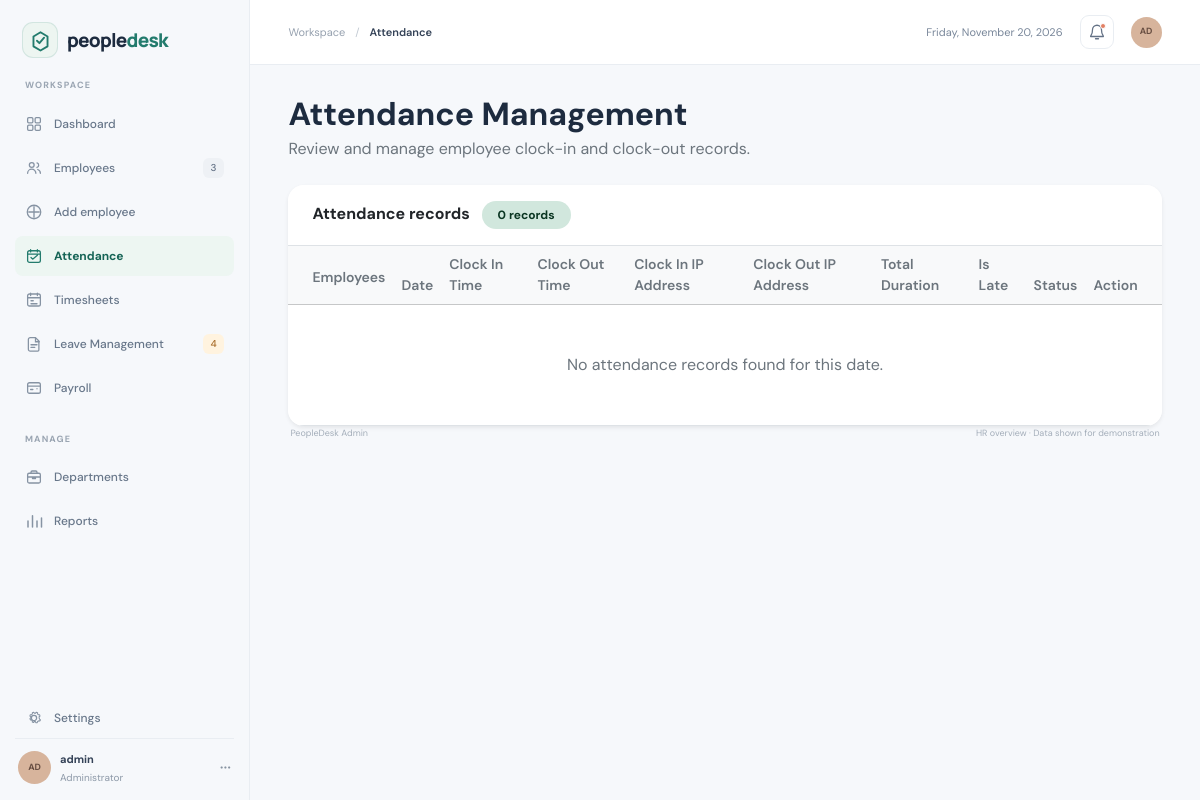
Before: /admin/attandance_management/attendance_management.php (signed in) with the older database file.
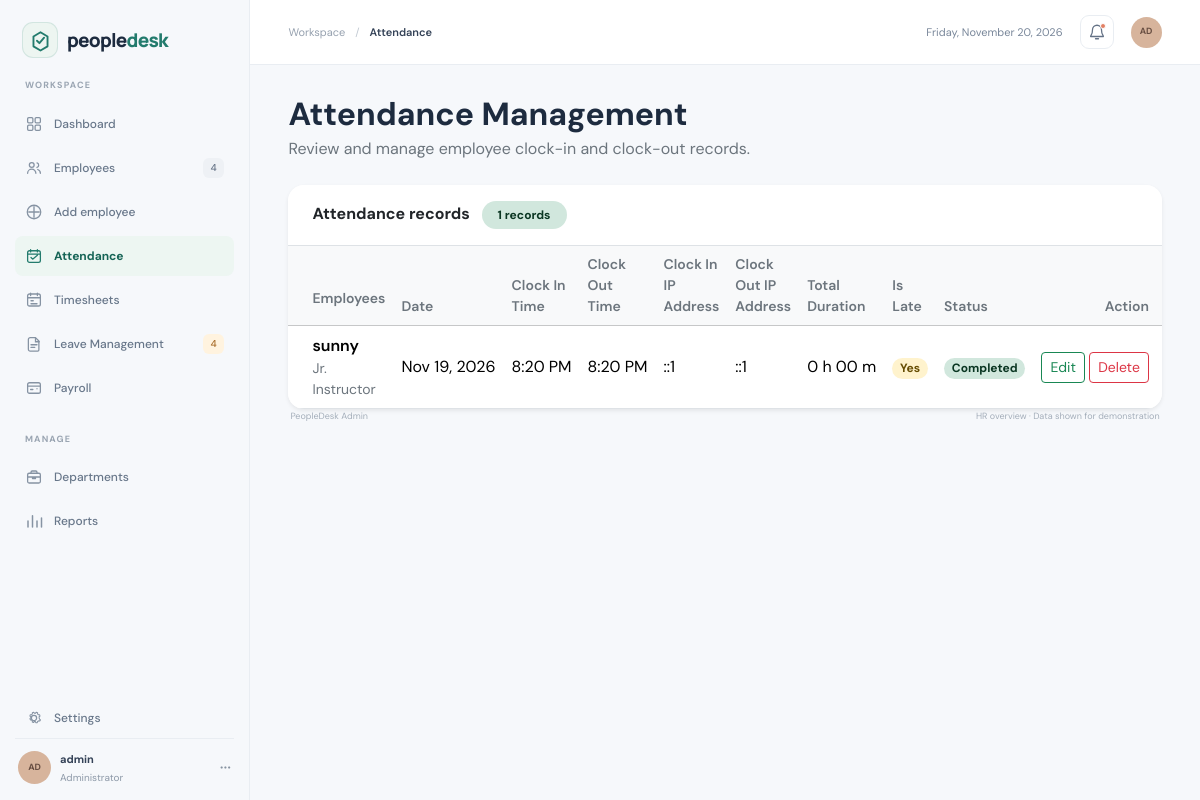
After: the same page with the newer database file.
### tables this page shows
CREATE TABLE `attendance` (
  `attendance_id` int NOT NULL,
  `employee_id` int NOT NULL,
  `attendance_date` date NOT NULL,
  `clock_in_time` datetime NOT NULL,
  `clock_out_time` datetime DEFAULT NULL,
  `clock_in_ip_address` varchar(45) NOT NULL,
  `clock_out_ip_address` varchar(45) DEFAULT NULL,
  `total_duration` time DEFAULT NULL,
  `is_late` tinyint(1) NOT NULL DEFAULT '0',
  `status` enum('Present','Completed') NOT NULL DEFAULT 'Present'
);

CREATE TABLE `employees` (
  `employee_id` int NOT NULL,
  `name` varchar(150) NOT NULL,
  `email` varchar(150) NOT NULL,
  `temporary_password` varchar(250) NOT NULL,
  `department` varchar(100) NOT NULL,
  `designation` varchar(150) NOT NULL,
  `basic_salary` decimal(10,0) NOT NULL,
  `joining_date` date NOT NULL,
  `birth_date` date DEFAULT NULL,
  `role` enum('admin','hr','employee','') NOT NULL,
  `phone` varchar(15) NOT NULL,
  `profile_picture` varchar(255) DEFAULT NULL,
  `user_id` int DEFAULT NULL
);

### admin/attandance_management/attendance_management.php (the view, shortened to what this page needs)
<?php
include_once("../../config/db.php");
$attendanceResult = $conn->query(
    "SELECT a.*, e.name AS employee_name, e.designation
     FROM attendance a
     JOIN employees e ON e.employee_id = a.employee_id
     ORDER BY a.attendance_date DESC, a.clock_in_time DESC"
);
function attendanceTimeInputValue($value)
{
    return $value ? date('Y-m-d\TH:i', strtotime($value)) : '';
}
function attendanceDurationLabel($value)
{
    $parts = explode(':', $value);
    return sprintf('%d h %02d m', (int) $parts[0], (int) $parts[1]);
}
?>
<!doctype html>
<html lang="en">
<head>
    <link href="https://cdn.jsdelivr.net/npm/bootstrap@5.3.3/dist/css/bootstrap.min.css" rel="stylesheet">
    <link rel="stylesheet" href="../../assets/admin.css">
</head>
<body>
    <div class="app-shell">
        <?php include_once('../includes/sidebar.php'); ?>
        <main class="main-content">
            <?php $pageTitle = 'Attendance'; ?>
            <?php include_once('../includes/topbar.php'); ?>
            <div class="dashboard-content">
                <div class="d-flex flex-column flex-sm-row align-items-sm-end justify-content-between gap-3 mb-4">
                    <div>
                        <h1 class="h2 fw-bold mb-1">Attendance Management</h1>
                        <p class="text-secondary mb-0">Review and manage employee clock-in and clock-out records.</p>
                    </div>
                </div>
                <div class="card border-0 shadow-sm rounded-4 overflow-hidden">
                    <div class="card-header bg-white border-bottom d-flex align-items-center justify-content-between px-4 py-3">
                            <h2 class="h6 fw-bold mb-0">
                                Attendance records
                                <span class="badge rounded-pill bg-success-subtle text-success-emphasis px-3 py-2 ms-2"><?php echo $attendanceResult->num_rows; ?> records</span>
                            </h2>
                    </div>
                    <div class="table-responsive">
                        <table class="table table-hover align-middle mb-0">
                            <thead class="table-light">
                                <tr>
                                    <th class="ps-4 py-3 text-secondary fw-semibold small">Employees</th>
                                    <th class="text-secondary fw-semibold small">Date</th>
                                    <th class="text-secondary fw-semibold small">Clock In Time</th>
                                    <th class="text-secondary fw-semibold small">Clock Out Time</th>
                                    <th class="text-secondary fw-semibold small">Clock In IP Address</th>
                                    <th class="text-secondary fw-semibold small">Clock Out IP Address</th>
                                    <th class="text-secondary fw-semibold small">Total Duration</th>
                                    <th class="text-secondary fw-semibold small">Is Late</th>
                                    <th class="text-secondary fw-semibold small">Status</th>
                                    <th class="text-end pe-4 text-secondary fw-semibold small">Action</th>
                                </tr>
                            </thead>
                            <tbody>
                                <?php if ($attendanceResult->num_rows > 0) { ?>
                                    <?php while ($row = $attendanceResult->fetch_assoc()) { ?>
                                        <tr>
                                            <td class="ps-4">
                                                <div class="fw-semibold"><?php echo htmlspecialchars($row['employee_name'], ENT_QUOTES, 'UTF-8'); ?></div>
                                                <div class="small text-secondary"><?php echo htmlspecialchars($row['designation'], ENT_QUOTES, 'UTF-8'); ?></div>
                                            </td>
                                            <td class="text-nowrap"><?php echo htmlspecialchars(date('M j, Y', strtotime($row['attendance_date'])), ENT_QUOTES, 'UTF-8'); ?></td>
                                            <td class="text-nowrap"><?php echo htmlspecialchars(date('g:i A', strtotime($row['clock_in_time'])), ENT_QUOTES, 'UTF-8'); ?></td>
                                            <td class="text-nowrap"><?php echo $row['clock_out_time'] ? htmlspecialchars(date('g:i A', strtotime($row['clock_out_time'])), ENT_QUOTES, 'UTF-8') : '—'; ?></td>
                                            <td class="text-nowrap"><?php echo htmlspecialchars($row['clock_in_ip_address'], ENT_QUOTES, 'UTF-8'); ?></td>
                                            <td class="text-nowrap"><?php echo htmlspecialchars($row['clock_out_ip_address'] ?? '—', ENT_QUOTES, 'UTF-8'); ?></td>
                                            <td class="text-nowrap"><?php echo htmlspecialchars(attendanceDurationLabel($row['total_duration']), ENT_QUOTES, 'UTF-8'); ?></td>
                                            <td>
                                                <span class="badge rounded-pill <?php echo (int) $row['is_late'] === 1 ? 'bg-warning-subtle text-warning-emphasis' : 'bg-success-subtle text-success-emphasis'; ?>">
                                                    <?php echo (int) $row['is_late'] === 1 ? 'Yes' : 'No'; ?>
                                                </span>
                                            </td>
                                            <td>
                                                <span class="badge rounded-pill <?php echo $row['status'] === 'Completed' ? 'bg-success-subtle text-success-emphasis' : 'bg-primary-subtle text-primary-emphasis'; ?>">
                                                    <?php echo htmlspecialchars($row['status'], ENT_QUOTES, 'UTF-8'); ?>
                                                </span>
                                            </td>
                                            <td class="text-end pe-4 text-nowrap">
                                                <button class="btn btn-sm btn-outline-success" type="button"
                                                        data-bs-toggle="modal" data-bs-target="#editAttendanceModal"
                                                        data-attendance-id="<?php echo (int) $row['attendance_id']; ?>"
                                                        data-employee-name="<?php echo htmlspecialchars($row['employee_name'], ENT_QUOTES, 'UTF-8'); ?>"
                                                        data-clock-in="<?php echo htmlspecialchars(attendanceTimeInputValue($row['clock_in_time']), ENT_QUOTES, 'UTF-8'); ?>"
                                                        data-clock-out="<?php echo htmlspecialchars(attendanceTimeInputValue($row['clock_out_time']), ENT_QUOTES, 'UTF-8'); ?>">Edit</button>
                                                <form method="post" class="d-inline" onsubmit="return confirm('Delete this attendance record?');">
                                                    <button class="btn btn-sm btn-outline-danger" type="submit">Delete</button>
                                                </form>
                                            </td>
                                        </tr>
                                    <?php } ?>
                                <?php } else { ?>
                                    <tr><td colspan="10" class="text-center text-secondary py-5">No attendance records found for this date.</td></tr>
                                <?php } ?>
                            </tbody>
                        </table>
                    </div>
                </div>
                <?php include_once('../includes/footer.php'); ?>
            </div>
        </main>
    </div>
</body>
</html>

### admin/includes/sidebar.php (shortened to what this page needs)
<?php
$currentPage = basename($_SERVER['PHP_SELF'] ?? 'admin_dashboard.php');
$userName = $_SESSION['name'] ?? 'Administrator';
$userInitials = strtoupper(substr(preg_replace('/\s+/', '', $userName), 0, 2));
$result = $conn->query("SELECT COUNT(*) AS total FROM employees");
$totalEmployee = (int) $result->fetch_assoc()['total'];
?>
<aside class="sidebar offcanvas-lg offcanvas-start" tabindex="-1" id="adminSidebar" aria-labelledby="adminSidebarLabel">
    <div class="sidebar-header">
        <a class="brand" href="/hr-management/index.php" id="adminSidebarLabel">
            <span class="brand-mark" aria-hidden="true">
                <svg viewBox="0 0 32 32" fill="none">
                    <path d="M7 23.5V10.8l9-5.3 9 5.3v12.7l-9 5.3-9-5.3Z" stroke="currentColor" stroke-width="2.4" stroke-linejoin="round"/>
                    <path d="m11.5 16.3 3.1 3.1 6-7" stroke="currentColor" stroke-width="2.4" stroke-linecap="round" stroke-linejoin="round"/>
                </svg>
            </span>
            <span>people<span class="brand-light">desk</span></span>
        </a>
    </div>
    <nav class="sidebar-nav" aria-label="Main navigation">
        <span class="nav-caption">WORKSPACE</span>
        <a class="nav-link <?php echo $currentPage === 'admin_dashboard.php' ? 'active' : ''; ?>" href="/hr-management/admin/admin_dashboard.php">
            <span>Dashboard</span>
        </a>
        <a class="nav-link <?php echo $currentPage === 'employeePage.php' ? 'active' : ''; ?>" href="/hr-management/admin/employee/employeePage.php">
            <svg viewBox="0 0 24 24" fill="none" aria-hidden="true"><circle cx="9" cy="8" r="3.2" stroke="currentColor" stroke-width="1.7"/><path d="M3.5 19a5.5 5.5 0 0 1 11 0M16 5.2a3.2 3.2 0 0 1 0 6.1M17 14a5.2 5.2 0 0 1 3.5 5" stroke="currentColor" stroke-width="1.7" stroke-linecap="round"/></svg>
            <span>Employees</span>
            <span class="nav-count"><?php echo $totalEmployee ?></span>
        </a>
        <a class="nav-link <?php echo $currentPage === 'addEmployee.php' ? 'active' : ''; ?>" href="/hr-management/admin/employee/addEmployee.php">
            <svg viewBox="0 0 24 24" fill="none" aria-hidden="true"><path d="M12 5v14M5 12h14" stroke="currentColor" stroke-width="1.8" stroke-linecap="round"/><circle cx="12" cy="12" r="9" stroke="currentColor" stroke-width="1.7"/></svg>
            <span>Add employee</span>
        </a>
        <a class="nav-link <?php echo $currentPage === 'attendance_management.php' ? 'active' : ''; ?>" href="/hr-management/admin/attandance_management/attendance_management.php">
            <svg viewBox="0 0 24 24" fill="none" aria-hidden="true"><rect x="3.5" y="5" width="17" height="15.5" rx="2.5" stroke="currentColor" stroke-width="1.7"/><path d="M7.5 3.5v3M16.5 3.5v3M3.5 9.5h17M8 14l2.2 2.2L16.5 11" stroke="currentColor" stroke-width="1.7" stroke-linecap="round" stroke-linejoin="round"/></svg>
            <span>Attendance</span>
        </a>
        <a class="nav-link <?php echo $currentPage === 'timesheet_management.php' ? 'active' : ''; ?>" href="/hr-management/admin/timesheet_management/timesheet_management.php">
            <svg viewBox="0 0 24 24" fill="none" aria-hidden="true"><rect x="3.5" y="4" width="17" height="16" rx="2.5" stroke="currentColor" stroke-width="1.7"/><path d="M7.5 3v3M16.5 3v3M3.5 9h17M8 13h3M8 17h8" stroke="currentColor" stroke-width="1.7" stroke-linecap="round"/></svg>
            <span>Timesheets</span>
        </a>
        <a class="nav-link" href="/hr-management/admin/leave_management/leave_management.php">
            <span>Leave Management</span>
            <span class="nav-count nav-count-alert">4</span>
        </a>
        <a class="nav-link <?php echo $currentPage === 'payroll_management.php' ? 'active' : ''; ?>" href="/hr-management/admin/payroll/payroll_management.php">
            <svg viewBox="0 0 24 24" fill="none" aria-hidden="true"><rect x="3.5" y="5" width="17" height="14" rx="2.5" stroke="currentColor" stroke-width="1.7"/><path d="M3.5 9.5h17M7.5 14h3M16 13v.1" stroke="currentColor" stroke-width="1.7" stroke-linecap="round"/></svg>
            <span>Payroll</span>
        </a>
        <span class="nav-caption nav-caption-spaced">MANAGE</span>
        <a class="nav-link" href="#departments">
            <svg viewBox="0 0 24 24" fill="none" aria-hidden="true"><rect x="3.5" y="7" width="17" height="13" rx="2" stroke="currentColor" stroke-width="1.7"/><path d="M8 7V5.5A1.5 1.5 0 0 1 9.5 4h5A1.5 1.5 0 0 1 16 5.5V7M3.5 12h17M10 12v2h4v-2" stroke="currentColor" stroke-width="1.7" stroke-linejoin="round"/></svg>
            <span>Departments</span>
        </a>
        <a class="nav-link" href="#reports">
            <svg viewBox="0 0 24 24" fill="none" aria-hidden="true"><path d="M4 20V12M10 20V5M16 20v-8M22 20V8" stroke="currentColor" stroke-width="2" stroke-linecap="round"/></svg>
            <span>Reports</span>
        </a>
    </nav>
    <div class="sidebar-bottom">
        <a class="nav-link" href="#settings">
            <span>Settings</span>
        </a>
        <div class="profile-link">
            <span class="profile-avatar"><?php echo htmlspecialchars($userInitials, ENT_QUOTES, 'UTF-8'); ?></span>
            <span class="profile-details"><strong><?php echo htmlspecialchars($userName, ENT_QUOTES, 'UTF-8'); ?></strong><small>Administrator</small></span>
            <span class="profile-menu" aria-hidden="true">···</span>
        </div>
    </div>
</aside>

### admin/includes/topbar.php (shortened to what this page needs)
<?php
$userName = $_SESSION['name'] ?? 'Administrator';
$userInitials = strtoupper(substr(preg_replace('/\s+/', '', $userName), 0, 2));
$profilePicture = basename((string) ($_SESSION['profile_picture'] ?? ''));
$profilePictureFile = dirname(__DIR__, 2) . '/assets/uploads/profile-pictures/' . $profilePicture;
$hasProfilePicture = $profilePicture !== '' && is_file($profilePictureFile);
?>
<header class="topbar">
    <div class="d-flex align-items-center gap-3">
        <div class="breadcrumb-line"><span>Workspace</span><span class="breadcrumb-slash">/</span><strong><?php echo htmlspecialchars($pageTitle ?? 'Overview', ENT_QUOTES, 'UTF-8'); ?></strong></div>
    </div>
    <div class="topbar-actions">
        <span class="today-label"><?php echo date('l, F j, Y'); ?></span>
        <button class="icon-button notification-button" type="button" aria-label="Notifications">
            <svg viewBox="0 0 24 24" fill="none" aria-hidden="true"><path d="M18 9a6 6 0 0 0-12 0c0 7-2.5 7-2.5 9h17C20.5 16 18 16 18 9ZM10 21h4" stroke="currentColor" stroke-width="1.7" stroke-linecap="round" stroke-linejoin="round"/></svg>
            <span class="notification-dot"></span>
        </button>
        <div class="dropdown">
            <button class="topbar-avatar border-0" type="button" data-bs-toggle="dropdown" aria-expanded="false" aria-label="Profile menu">
                <?php if ($hasProfilePicture) { ?>
                    <img class="rounded-circle object-fit-cover" src="/hr-management/assets/uploads/profile-pictures/<?php echo rawurlencode($profilePicture); ?>" alt="Profile picture" style="width: 38px; height: 38px;">
                <?php } else { ?>
                    <?php echo htmlspecialchars($userInitials, ENT_QUOTES, 'UTF-8'); ?>
                <?php } ?>
            </button>
        </div>
    </div>
</header>

### admin/includes/footer.php
<footer class="dashboard-footer"><span>PeopleDesk Admin</span><span>HR overview · Data shown for demonstration</span></footer>

Changed rows visible on the page:
added attendance: employee.name "sunny", employee.designation "Jr. Instructor", attendance_date "Nov 19, 2026", clock_in_time "8:20 PM", clock_out_time "8:20 PM", clock_in_ip_address "::1", clock_out_ip_address "::1", total_duration "0 h 00 m", is_late "Yes", status "Completed"
Other visible differences:
$totalEmployee: "3" → "4"
$attendanceResult->num_rows: "0" → "1"
text no longer shown: "No attendance records found for this date."
